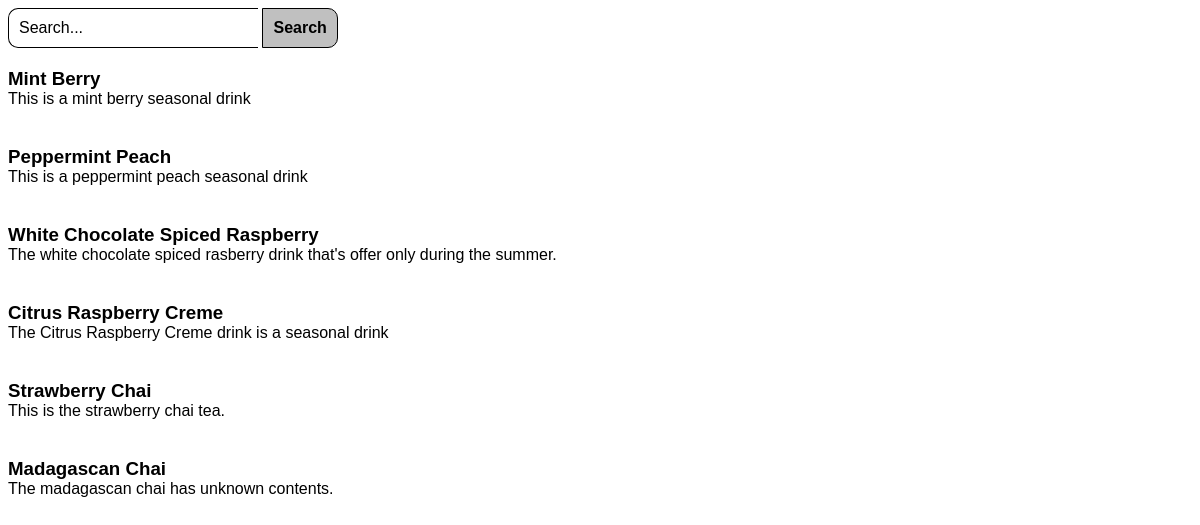
Screenshot of /search.php with the database file from the repository.
### tables this page shows
CREATE TABLE IF NOT EXISTS `products` (
  `id` int(11) NOT NULL AUTO_INCREMENT,
  `title` varchar(40) NOT NULL,
  `description` text NOT NULL,
  PRIMARY KEY (`id`)
);

### search.php (the view, shortened to what this page needs)
<?php
$search = $_GET['q'];
if($_GET['q'] !== ''){
    $mysqli = new mysqli('localhost', 'ilovericelol', '', 'inventory');
?>
<html>
    <head>
    </head>
    <body>
        <form action="search.php" method="GET" id="searchForm" />
            <input type="text" name ="q" id="searchBox" placeholder="" value="Search..." maxlength="25" autocomplete= "off"
            onMouseDown="active();" onBlue="inactive();" />
            <input type="submit" id="searchButton" value="Search"/>
            <?php
            $query = mysqli_query($mysqli, "SELECT * FROM products WHERE title LIKE '%$search%' OR description LIKE '%$search%'");
            while($row = mysqli_fetch_array($query)){
                $title = $row['title'];
                $desc = $row['description'];
                echo '<h3>' . $title . '</h3><p> ' . $desc . '</p><br />';
            }
            ?>
    </body>
</html>
<?php
}
?>

### search.php (style rules this page uses)
#searchBox { border: 1px solid #000000; border-right: none; -webkit-border-top-left-radius: 10px; -webkit-border-bottom-left-radius: 10px; -moz-border-radius-topleft: 10px; -moz-border-radius-bottomleft: 10px; border-top-left-radius: 10px; border-bottom-left-radius: 10px; font-size: 16px; padding: 10px; outline: none; width: 250px; }
#searchButton { border: 1px solid #000000; -webkit-border-top-right-radius: 10px; -webkit-border-bottom-right-radius: 10px; -moz-border-radius-topright: 10px; -moz-border-radius-bottomright: 10px; border-top-right-radius: 10px; border-bottom-right-radius: 10px; font-size: 16px; padding: 10px; background: #c0c0c0; font-weight: bold; cursor: pointer; outline: none; }
body { font-family: arial; }
h3 { margin: 20px 0px 0px 0px; padding: 0; }
p { margin: 0; padding: 0; }

### rows the page displays
products: title "Mint Berry", description "This is a mint berry seasonal drink"
products: title "Peppermint Peach", description "This is a peppermint peach seasonal drink"
products: title "White Chocolate Spiced Raspberry", description "The white chocolate spiced rasberry drink that's offer only during the summer."
products: title "Citrus Raspberry Creme", description "The Citrus Raspberry Creme drink is a seasonal drink"
products: title "Strawberry Chai", description "This is the strawberry chai tea."
products: title "Madagascan Chai", description "The madagascan chai has unknown contents."
